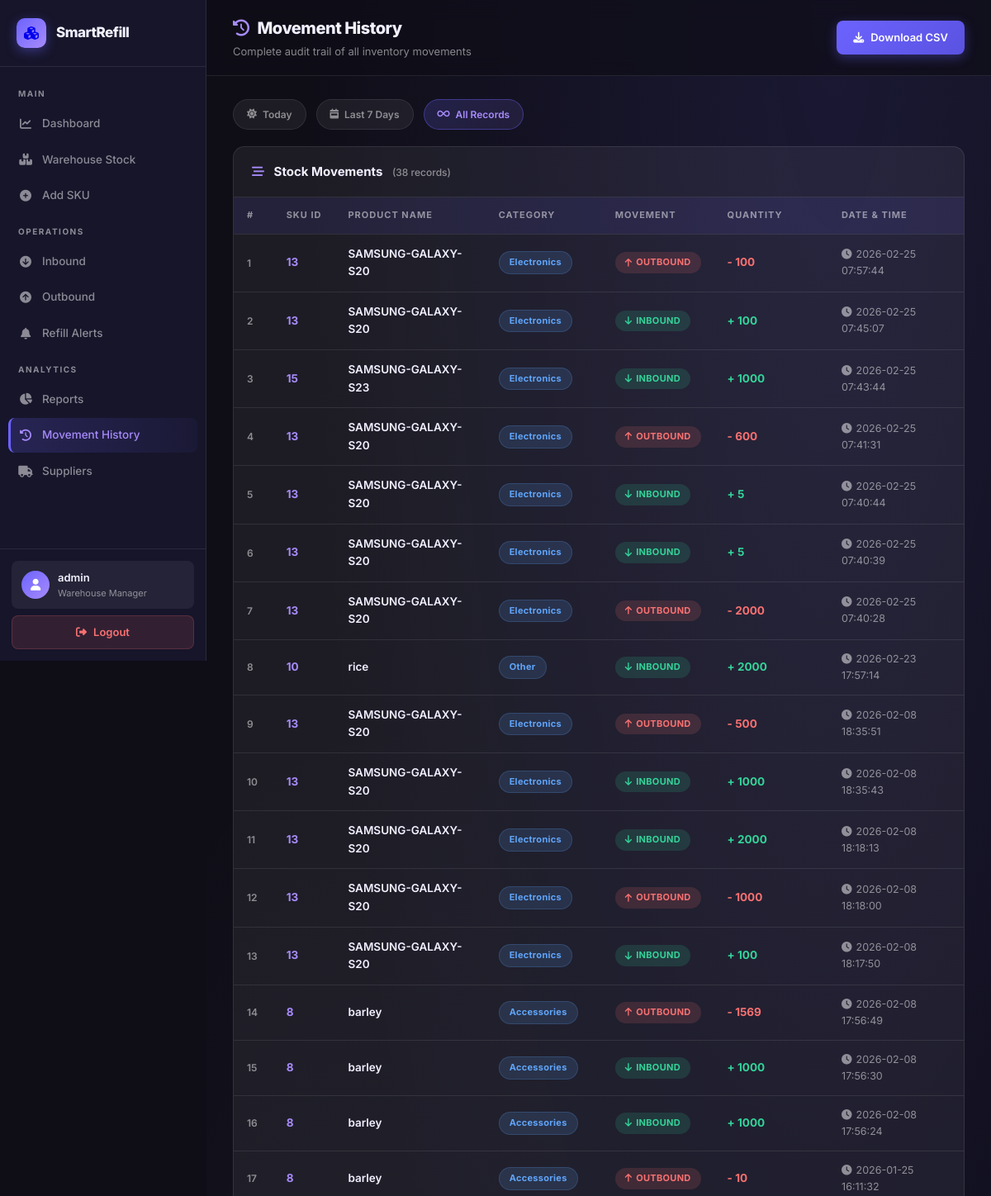
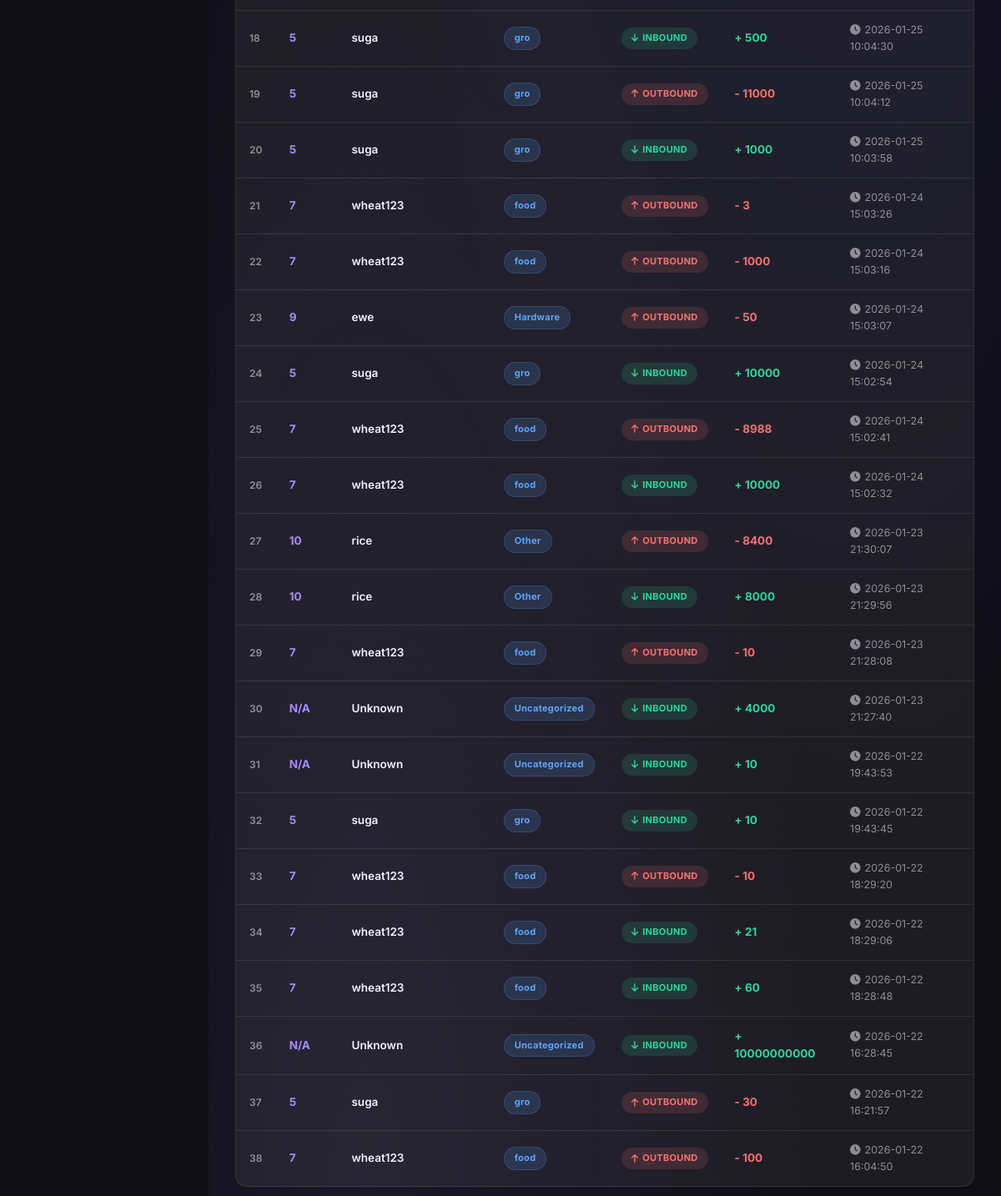
Screenshot of /history (signed in) with the database file from the repository (2 pictures, top to bottom).
### tables this page shows
CREATE TABLE "stock_movements" (
                    id INTEGER PRIMARY KEY AUTOINCREMENT,
                    user_id INTEGER NOT NULL DEFAULT 1,
                    product_name TEXT NOT NULL,
                    movement_type TEXT NOT NULL,
                    quantity INTEGER NOT NULL,
                    timestamp TIMESTAMP DEFAULT CURRENT_TIMESTAMP,
                    FOREIGN KEY (user_id) REFERENCES users(id) ON DELETE CASCADE
                );

CREATE TABLE "products" (
                    id INTEGER PRIMARY KEY AUTOINCREMENT,
                    user_id INTEGER NOT NULL DEFAULT 1,
                    name TEXT NOT NULL,
                    category TEXT NOT NULL,
                    quantity INTEGER DEFAULT 0,
                    reorder_level INTEGER DEFAULT 10,
                    sales_count INTEGER DEFAULT 0,
                    created_at TIMESTAMP DEFAULT CURRENT_TIMESTAMP, cost_per_unit REAL DEFAULT 0.0, supplier_id INTEGER REFERENCES suppliers(id),
                    FOREIGN KEY (user_id) REFERENCES users(id) ON DELETE CASCADE,
                    UNIQUE(user_id, name)
                );

### app.py (the view)
@app.route("/history")
@login_required
def history():
    user_id = session.get("user_id")
    if user_id is None:
        return redirect("/login")
    days = request.args.get("days")
    conn = get_connection()
    cur = conn.cursor()
    if days:
        since = datetime.now() - timedelta(days=int(days))
        cur.execute(
            """
            SELECT
                p.id,
                p.name,
                p.category,
                s.movement_type,
                s.quantity,
                s.timestamp
            FROM stock_movements s
            LEFT JOIN products p ON s.product_name = p.name AND s.user_id = p.user_id
            WHERE s.user_id = ? AND s.timestamp >= ?
            ORDER BY s.timestamp DESC
            """,
            (user_id, since),
        )
    else:
        cur.execute(
            """
            SELECT
                p.id,
                p.name,
                p.category,
                s.movement_type,
                s.quantity,
                s.timestamp
            FROM stock_movements s
            LEFT JOIN products p ON s.product_name = p.name AND s.user_id = p.user_id
            WHERE s.user_id = ?
            ORDER BY s.timestamp DESC
            """,
            (user_id,),
        )
    movements = cur.fetchall()
    conn.close()
    converted_movements = []
    for m in movements:
        converted_m = list(m)
        converted_m[5] = convert_to_ist(m[5])
        converted_movements.append(tuple(converted_m))
    return render_template("history.html", movements=converted_movements)

### app.py (called while the page is built)
def login_required(f):
    @wraps(f)
    def decorated_function(*args, **kwargs):
        if 'user_id' not in session:
            flash("Please log in first!", "error")
            return redirect("/login")
        return f(*args, **kwargs)
    return decorated_function

def convert_to_ist(timestamp_str):
    try:
        utc_time = datetime.strptime(timestamp_str, "%Y-%m-%d %H:%M:%S")
        ist_time = utc_time + timedelta(hours=5, minutes=30)
        return ist_time.strftime("%Y-%m-%d %H:%M:%S")
    except:
        return timestamp_str

### database.py (called while the page is built)
def get_connection():
    conn = sqlite3.connect("inventory.db")
    conn.execute("PRAGMA foreign_keys = ON")
    return conn

### templates/history.html (shortened to what this page needs)
<!DOCTYPE html>
<html lang="en">
<head>
    <link href="https://cdnjs.cloudflare.com/ajax/libs/font-awesome/6.5.0/css/all.min.css" rel="stylesheet">
    <link rel="stylesheet" href="/static/dark-theme.css">
</head>
<body>
    <aside class="sidebar">
        <a href="/dashboard" class="sidebar-brand">
            <div class="logo-icon"><i class="fas fa-cubes"></i></div><span>SmartRefill</span>
        </a>
        <nav class="sidebar-nav">
            <div class="sidebar-label">Main</div>
            <a href="/dashboard"><i class="fas fa-chart-line"></i> Dashboard</a>
            <a href="/products"><i class="fas fa-boxes"></i> Warehouse Stock</a>
            <a href="/add"><i class="fas fa-plus-circle"></i> Add SKU</a>
            <div class="sidebar-label">Operations</div>
            <a href="/inbound"><i class="fas fa-arrow-circle-down"></i> Inbound</a>
            <a href="/outbound"><i class="fas fa-arrow-circle-up"></i> Outbound</a>
            <a href="/refill"><i class="fas fa-bell"></i> Refill Alerts</a>
            <div class="sidebar-label">Analytics</div>
            <a href="/reports"><i class="fas fa-chart-pie"></i> Reports</a>
            <a href="/history" class="active"><i class="fas fa-history"></i> Movement History</a>
            <a href="/suppliers"><i class="fas fa-truck"></i> Suppliers</a>
        </nav>
        <div class="sidebar-footer">
            <div class="sidebar-user">
                <div class="user-avatar-circle"><i class="fas fa-user"></i></div>
                <div>
                    <div class="uname">{{ session.get('username','User') }}</div>
                    <div class="urole">Warehouse Manager</div>
                </div>
            </div>
            <a href="/logout" class="logout-btn"><i class="fas fa-sign-out-alt"></i> Logout</a>
        </div>
    </aside>
    <div class="main">
        <div class="topbar">
            <div class="topbar-left">
                <h1><i class="fas fa-history" style="color:var(--primary2);margin-right:10px"></i>Movement History</h1>
                <p>Complete audit trail of all inventory movements</p>
            </div>
            <div class="topbar-right">
                <a href="/export" class="btn-glow"><i class="fas fa-download"></i> Download CSV</a>
            </div>
        </div>
        <div class="page-body">
            <div class="filter-bar fade-in">
                <a href="/history?days=1" class="filter-tab" id="f-today"><i class="fas fa-sun"></i> Today</a>
                <a href="/history?days=7" class="filter-tab" id="f-7"><i class="fas fa-calendar-week"></i> Last 7
                    Days</a>
                <a href="/history" class="filter-tab" id="f-all"><i class="fas fa-infinity"></i> All Records</a>
            </div>
            <div class="table-wrapper fade-in">
                <div class="table-header">
                    <h3><i class="fas fa-stream" style="color:var(--primary2);margin-right:8px"></i>
                        Stock Movements
                        <span style="color:var(--muted);font-weight:500;font-size:12px;margin-left:8px">({{
                            movements|length }} records)</span>
                    </h3>
                </div>
                <div style="overflow-x:auto">
                    <table>
                        <thead>
                            <tr>
                                <th style="width:40px">#</th>
                                <th>SKU ID</th>
                                <th>Product Name</th>
                                <th>Category</th>
                                <th>Movement</th>
                                <th>Quantity</th>
                                <th>Date &amp; Time</th>
                            </tr>
                        </thead>
                        <tbody>
                            {% if movements|length == 0 %}
                            <tr>
                                <td colspan="7">
                                    <div class="empty-state">
                                        <i class="fas fa-inbox"></i>
                                        <h4>No movement records</h4>
                                        <p>Start recording inbound/outbound transactions to see history here.</p>
                                    </div>
                                </td>
                            </tr>
                            {% else %}
                            {% for m in movements %}
                            <tr class="fade-in" style="animation-delay:{{ loop.index0 * 0.02 }}s">
                                <td class="num-col">{{ loop.index }}</td>
                                <td><strong style="color:var(--primary2)">{{ m[0] or 'N/A' }}</strong></td>
                                <td><span class="sku-name">{{ m[1] or 'Unknown' }}</span></td>
                                <td><span class="badge-pill badge-cat">{{ m[2] or 'Uncategorized' }}</span></td>
                                <td>
                                    {% if m[3] == 'IN' %}
                                    <span class="badge-pill badge-in"><i class="fas fa-arrow-down"></i> INBOUND</span>
                                    {% elif m[3] == 'OUT' %}
                                    <span class="badge-pill badge-out"><i class="fas fa-arrow-up"></i> OUTBOUND</span>
                                    {% else %}
                                    <span class="badge-pill" style="background:rgba(251,191,36,.15);color:#fbbf24">{{
                                        m[3] }}</span>
                                    {% endif %}
                                </td>
                                <td><strong style="color:{{ 'var(--green)' if m[3]=='IN' else 'var(--red)' }}">{{ '+ '
                                        if m[3]=='IN' else '- ' }}{{ m[4] }}</strong></td>
                                <td style="color:var(--muted);font-size:12.5px"><i class="fas fa-clock"
                                        style="margin-right:5px"></i>{{ m[5] }}</td>
                            </tr>
                            {% endfor %}
                            {% endif %}
                        </tbody>
                    </table>
                </div>
            </div>
        </div>
    </div>
</body>
</html>

### rows the page displays
stock_movements: m "13", name "SAMSUNG-GALAXY-S20", category "Electronics", shows "OUTBOUND", movement_type "-", quantity "100", timestamp "2026-02-25 07:57:44"
stock_movements: m "13", name "SAMSUNG-GALAXY-S20", category "Electronics", shows "INBOUND", movement_type "+", quantity "100", timestamp "2026-02-25 07:45:07"
stock_movements: m "15", name "SAMSUNG-GALAXY-S23", category "Electronics", shows "INBOUND", movement_type "+", quantity "1000", timestamp "2026-02-25 07:43:44"
stock_movements: m "13", name "SAMSUNG-GALAXY-S20", category "Electronics", shows "OUTBOUND", movement_type "-", quantity "600", timestamp "2026-02-25 07:41:31"
stock_movements: m "13", name "SAMSUNG-GALAXY-S20", category "Electronics", shows "INBOUND", movement_type "+", quantity "5", timestamp "2026-02-25 07:40:44"
stock_movements: m "13", name "SAMSUNG-GALAXY-S20", category "Electronics", shows "INBOUND", movement_type "+", quantity "5", timestamp "2026-02-25 07:40:39"
stock_movements: m "13", name "SAMSUNG-GALAXY-S20", category "Electronics", shows "OUTBOUND", movement_type "-", quantity "2000", timestamp "2026-02-25 07:40:28"
stock_movements: m "10", name "rice", category "Other", shows "INBOUND", movement_type "+", quantity "2000", timestamp "2026-02-23 17:57:14"
stock_movements: m "13", name "SAMSUNG-GALAXY-S20", category "Electronics", shows "OUTBOUND", movement_type "-", quantity "500", timestamp "2026-02-08 18:35:51"
stock_movements: m "13", name "SAMSUNG-GALAXY-S20", category "Electronics", shows "INBOUND", movement_type "+", quantity "1000", timestamp "2026-02-08 18:35:43"
stock_movements: m "13", name "SAMSUNG-GALAXY-S20", category "Electronics", shows "INBOUND", movement_type "+", quantity "2000", timestamp "2026-02-08 18:18:13"
stock_movements: m "13", name "SAMSUNG-GALAXY-S20", category "Electronics", shows "OUTBOUND", movement_type "-", quantity "1000", timestamp "2026-02-08 18:18:00"
stock_movements: m "13", name "SAMSUNG-GALAXY-S20", category "Electronics", shows "INBOUND", movement_type "+", quantity "100", timestamp "2026-02-08 18:17:50"
stock_movements: m "8", name "barley", category "Accessories", shows "OUTBOUND", movement_type "-", quantity "1569", timestamp "2026-02-08 17:56:49"
stock_movements: m "8", name "barley", category "Accessories", shows "INBOUND", movement_type "+", quantity "1000", timestamp "2026-02-08 17:56:30"
stock_movements: m "8", name "barley", category "Accessories", shows "INBOUND", movement_type "+", quantity "1000", timestamp "2026-02-08 17:56:24"
stock_movements: m "8", name "barley", category "Accessories", shows "OUTBOUND", movement_type "-", quantity "10", timestamp "2026-01-25 16:11:32"
stock_movements: m "5", name "suga", category "gro", shows "INBOUND", movement_type "+", quantity "500", timestamp "2026-01-25 10:04:30"
stock_movements: m "5", name "suga", category "gro", shows "OUTBOUND", movement_type "-", quantity "11000", timestamp "2026-01-25 10:04:12"
stock_movements: m "5", name "suga", category "gro", shows "INBOUND", movement_type "+", quantity "1000", timestamp "2026-01-25 10:03:58"
stock_movements: m "7", name "wheat123", category "food", shows "OUTBOUND", movement_type "-", quantity "3", timestamp "2026-01-24 15:03:26"
stock_movements: m "7", name "wheat123", category "food", shows "OUTBOUND", movement_type "-", quantity "1000", timestamp "2026-01-24 15:03:16"
stock_movements: m "9", name "ewe", category "Hardware", shows "OUTBOUND", movement_type "-", quantity "50", timestamp "2026-01-24 15:03:07"
stock_movements: m "5", name "suga", category "gro", shows "INBOUND", movement_type "+", quantity "10000", timestamp "2026-01-24 15:02:54"
stock_movements: m "7", name "wheat123", category "food", shows "OUTBOUND", movement_type "-", quantity "8988", timestamp "2026-01-24 15:02:41"
stock_movements: m "7", name "wheat123", category "food", shows "INBOUND", movement_type "+", quantity "10000", timestamp "2026-01-24 15:02:32"
stock_movements: m "10", name "rice", category "Other", shows "OUTBOUND", movement_type "-", quantity "8400", timestamp "2026-01-23 21:30:07"
stock_movements: m "10", name "rice", category "Other", shows "INBOUND", movement_type "+", quantity "8000", timestamp "2026-01-23 21:29:56"
stock_movements: m "7", name "wheat123", category "food", shows "OUTBOUND", movement_type "-", quantity "10", timestamp "2026-01-23 21:28:08"
stock_movements: m "N/A", m "Unknown", m "Uncategorized", shows "INBOUND", movement_type "+", quantity "4000", timestamp "2026-01-23 21:27:40"
stock_movements: m "N/A", m "Unknown", m "Uncategorized", shows "INBOUND", movement_type "+", quantity "10", timestamp "2026-01-22 19:43:53"
stock_movements: m "5", name "suga", category "gro", shows "INBOUND", movement_type "+", quantity "10", timestamp "2026-01-22 19:43:45"
stock_movements: m "7", name "wheat123", category "food", shows "OUTBOUND", movement_type "-", quantity "10", timestamp "2026-01-22 18:29:20"
stock_movements: m "7", name "wheat123", category "food", shows "INBOUND", movement_type "+", quantity "21", timestamp "2026-01-22 18:29:06"
stock_movements: m "7", name "wheat123", category "food", shows "INBOUND", movement_type "+", quantity "60", timestamp "2026-01-22 18:28:48"
stock_movements: m "N/A", m "Unknown", m "Uncategorized", shows "INBOUND", movement_type "+", quantity "10000000000", timestamp "2026-01-22 16:28:45"
stock_movements: m "5", name "suga", category "gro", shows "OUTBOUND", movement_type "-", quantity "30", timestamp "2026-01-22 16:21:57"
stock_movements: m "7", name "wheat123", category "food", shows "OUTBOUND", movement_type "-", quantity "100", timestamp "2026-01-22 16:04:50"

### other values shown
{{ session.get('username','User') }} "admin"
{{ movements|length }} "38"
